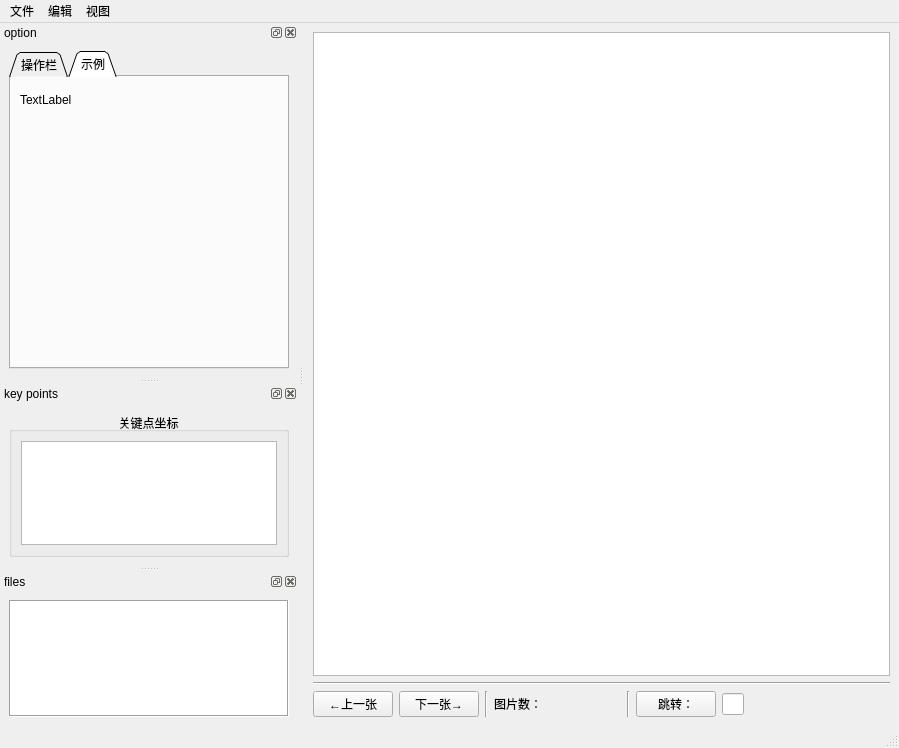
<?xml version="1.0" encoding="UTF-8"?>
<ui version="4.0">
 <class>MainWindow</class>
 <widget class="QMainWindow" name="MainWindow">
  <property name="geometry">
   <rect>
    <x>0</x>
    <y>0</y>
    <width>899</width>
    <height>748</height>
   </rect>
  </property>
  <property name="windowTitle">
   <string>LabelKPs</string>
  </property>
  <widget class="QWidget" name="centralwidget">
   <layout class="QHBoxLayout" name="horizontalLayout">
    <item>
     <layout class="QVBoxLayout" name="verticalLayout_8">
      <item>
       <widget class="QGraphicsView" name="graphicsView">
        <property name="cursor" stdset="0">
         <cursorShape>CrossCursor</cursorShape>
        </property>
        <property name="acceptDrops">
         <bool>true</bool>
        </property>
        <property name="frameShape">
         <enum>QFrame::StyledPanel</enum>
        </property>
        <property name="frameShadow">
         <enum>QFrame::Sunken</enum>
        </property>
       </widget>
      </item>
      <item>
       <layout class="QVBoxLayout" name="verticalLayout_5">
        <item>
         <widget class="Line" name="line">
          <property name="orientation">
           <enum>Qt::Horizontal</enum>
          </property>
         </widget>
        </item>
        <item>
         <layout class="QHBoxLayout" name="horizontalLayout_3" stretch="1,1,0,2,0,4">
          <item>
           <widget class="QPushButton" name="preButton">
            <property name="text">
             <string>←上一张</string>
            </property>
           </widget>
          </item>
          <item>
           <widget class="QPushButton" name="nextButton">
            <property name="text">
             <string>下一张→</string>
            </property>
           </widget>
          </item>
          <item>
           <widget class="Line" name="line_2">
            <property name="orientation">
             <enum>Qt::Vertical</enum>
            </property>
           </widget>
          </item>
          <item>
           <widget class="QLabel" name="number_label">
            <property name="text">
             <string>图片数：     </string>
            </property>
           </widget>
          </item>
          <item>
           <widget class="Line" name="line_3">
            <property name="orientation">
             <enum>Qt::Vertical</enum>
            </property>
           </widget>
          </item>
          <item>
           <layout class="QHBoxLayout" name="horizontalLayout_2" stretch="1,1,10">
            <item>
             <widget class="QPushButton" name="goButton">
              <property name="text">
               <string>跳转：</string>
              </property>
             </widget>
            </item>
            <item>
             <widget class="QLineEdit" name="lineEdit">
              <property name="text">
               <string/>
              </property>
             </widget>
            </item>
            <item>
             <spacer name="horizontalSpacer">
              <property name="orientation">
               <enum>Qt::Horizontal</enum>
              </property>
              <property name="sizeHint" stdset="0">
               <size>
                <width>40</width>
                <height>20</height>
               </size>
              </property>
             </spacer>
            </item>
           </layout>
          </item>
         </layout>
        </item>
       </layout>
      </item>
     </layout>
    </item>
   </layout>
  </widget>
  <widget class="QMenuBar" name="menubar">
   <property name="geometry">
    <rect>
     <x>0</x>
     <y>0</y>
     <width>899</width>
     <height>26</height>
    </rect>
   </property>
   <widget class="QMenu" name="menu">
    <property name="title">
     <string>文件</string>
    </property>
    <addaction name="action_loadDir"/>
    <addaction name="separator"/>
    <addaction name="action_labelfile"/>
   </widget>
   <widget class="QMenu" name="menu_2">
    <property name="title">
     <string>编辑</string>
    </property>
    <addaction name="action_drawpoint"/>
    <addaction name="action_drawbox"/>
    <addaction name="separator"/>
    <addaction name="action_pre"/>
    <addaction name="action_next"/>
    <addaction name="action_go"/>
    <addaction name="separator"/>
   </widget>
   <widget class="QMenu" name="menu_3">
    <property name="title">
     <string>视图</string>
    </property>
    <addaction name="actionoption"/>
    <addaction name="actionkey_points"/>
    <addaction name="actionfiles"/>
   </widget>
   <addaction name="menu"/>
   <addaction name="menu_2"/>
   <addaction name="menu_3"/>
  </widget>
  <widget class="QStatusBar" name="statusbar">
   <property name="autoFillBackground">
    <bool>false</bool>
   </property>
  </widget>
  <widget class="QDockWidget" name="dockWidget_1">
   <property name="windowTitle">
    <string>option</string>
   </property>
   <attribute name="dockWidgetArea">
    <number>1</number>
   </attribute>
   <widget class="QWidget" name="dockWidgetContents">
    <layout class="QVBoxLayout" name="verticalLayout_2">
     <item>
      <widget class="QTabWidget" name="tabWidget">
       <property name="layoutDirection">
        <enum>Qt::LeftToRight</enum>
       </property>
       <property name="tabPosition">
        <enum>QTabWidget::North</enum>
       </property>
       <property name="tabShape">
        <enum>QTabWidget::Triangular</enum>
       </property>
       <property name="currentIndex">
        <number>1</number>
       </property>
       <property name="elideMode">
        <enum>Qt::ElideNone</enum>
       </property>
       <property name="documentMode">
        <bool>false</bool>
       </property>
       <property name="tabsClosable">
        <bool>false</bool>
       </property>
       <property name="movable">
        <bool>true</bool>
       </property>
       <property name="tabBarAutoHide">
        <bool>false</bool>
       </property>
       <widget class="QWidget" name="tab_1">
        <attribute name="title">
         <string>操作栏</string>
        </attribute>
        <layout class="QVBoxLayout" name="verticalLayout_9">
         <item>
          <widget class="QGroupBox" name="GBload_save">
           <property name="title">
            <string>加载和保存</string>
           </property>
           <property name="alignment">
            <set>Qt::AlignCenter</set>
           </property>
           <layout class="QVBoxLayout" name="verticalLayout_4">
            <item>
             <widget class="QPushButton" name="loadButton">
              <property name="text">
               <string>图片加载目录</string>
              </property>
              <property name="checkable">
               <bool>false</bool>
              </property>
              <property name="autoDefault">
               <bool>false</bool>
              </property>
              <property name="default">
               <bool>false</bool>
              </property>
              <property name="flat">
               <bool>false</bool>
              </property>
             </widget>
            </item>
            <item>
             <widget class="QPushButton" name="saveButton">
              <property name="text">
               <string>标注保存目录</string>
              </property>
             </widget>
            </item>
           </layout>
          </widget>
         </item>
         <item>
          <widget class="QGroupBox" name="groupBox_type">
           <property name="title">
            <string>操作类型</string>
           </property>
           <property name="alignment">
            <set>Qt::AlignCenter</set>
           </property>
           <property name="flat">
            <bool>false</bool>
           </property>
           <property name="checkable">
            <bool>false</bool>
           </property>
           <layout class="QHBoxLayout" name="horizontalLayout_4">
            <property name="sizeConstraint">
             <enum>QLayout::SetMinimumSize</enum>
            </property>
            <item>
             <widget class="QRadioButton" name="radioButton_BBox">
              <property name="text">
               <string>边界框</string>
              </property>
              <property name="autoRepeat">
               <bool>false</bool>
              </property>
             </widget>
            </item>
            <item>
             <widget class="QRadioButton" name="radioButton_KPs">
              <property name="text">
               <string>关键点</string>
              </property>
              <property name="checked">
               <bool>true</bool>
              </property>
             </widget>
            </item>
           </layout>
          </widget>
         </item>
        </layout>
       </widget>
       <widget class="QWidget" name="tab_2">
        <attribute name="title">
         <string>示例</string>
        </attribute>
        <layout class="QVBoxLayout" name="verticalLayout" stretch="1,2,5,3">
         <item>
          <spacer name="verticalSpacer_2">
           <property name="orientation">
            <enum>Qt::Vertical</enum>
           </property>
           <property name="sizeHint" stdset="0">
            <size>
             <width>20</width>
             <height>48</height>
            </size>
           </property>
          </spacer>
         </item>
         <item>
          <widget class="QLabel" name="label_caption">
           <property name="frameShape">
            <enum>QFrame::NoFrame</enum>
           </property>
           <property name="text">
            <string>TextLabel</string>
           </property>
           <property name="scaledContents">
            <bool>true</bool>
           </property>
          </widget>
         </item>
         <item>
          <widget class="QLabel" name="label_picture">
           <property name="minimumSize">
            <size>
             <width>224</width>
             <height>224</height>
            </size>
           </property>
           <property name="text">
            <string/>
           </property>
           <property name="pixmap">
            <pixmap>C:/Users/WISE &amp; BRAVE/Desktop/Example_n.png</pixmap>
           </property>
           <property name="scaledContents">
            <bool>true</bool>
           </property>
           <property name="alignment">
            <set>Qt::AlignLeading|Qt::AlignLeft|Qt::AlignVCenter</set>
           </property>
           <property name="wordWrap">
            <bool>false</bool>
           </property>
          </widget>
         </item>
         <item>
          <spacer name="verticalSpacer">
           <property name="orientation">
            <enum>Qt::Vertical</enum>
           </property>
           <property name="sizeHint" stdset="0">
            <size>
             <width>20</width>
             <height>151</height>
            </size>
           </property>
          </spacer>
         </item>
        </layout>
       </widget>
      </widget>
     </item>
    </layout>
   </widget>
  </widget>
  <widget class="QDockWidget" name="dockWidget_2">
   <property name="windowTitle">
    <string>key points</string>
   </property>
   <attribute name="dockWidgetArea">
    <number>1</number>
   </attribute>
   <widget class="QWidget" name="dockWidgetContents_2">
    <layout class="QVBoxLayout" name="verticalLayout_3">
     <item>
      <widget class="QGroupBox" name="GBkps">
       <property name="title">
        <string>关键点坐标</string>
       </property>
       <property name="alignment">
        <set>Qt::AlignCenter</set>
       </property>
       <layout class="QVBoxLayout" name="verticalLayout_6">
        <item>
         <widget class="QListWidget" name="listWidget_points"/>
        </item>
       </layout>
      </widget>
     </item>
    </layout>
   </widget>
  </widget>
  <widget class="QDockWidget" name="dockWidget_3">
   <property name="accessibleName">
    <string/>
   </property>
   <property name="windowTitle">
    <string>files</string>
   </property>
   <attribute name="dockWidgetArea">
    <number>1</number>
   </attribute>
   <widget class="QWidget" name="dockWidgetContents_3">
    <layout class="QVBoxLayout" name="verticalLayout_10">
     <item>
      <widget class="QListWidget" name="listWidget_files">
       <property name="frameShape">
        <enum>QFrame::Box</enum>
       </property>
       <property name="uniformItemSizes">
        <bool>false</bool>
       </property>
       <property name="selectionRectVisible">
        <bool>false</bool>
       </property>
      </widget>
     </item>
    </layout>
   </widget>
  </widget>
  <action name="action_loadDir">
   <property name="text">
    <string>图片加载目录</string>
   </property>
   <property name="shortcut">
    <string>Ctrl+O</string>
   </property>
  </action>
  <action name="action_labelfile">
   <property name="text">
    <string>选择标注文件</string>
   </property>
   <property name="shortcut">
    <string>Ctrl+S</string>
   </property>
  </action>
  <action name="action_drawpoint">
   <property name="checkable">
    <bool>true</bool>
   </property>
   <property name="checked">
    <bool>true</bool>
   </property>
   <property name="text">
    <string>关键点</string>
   </property>
   <property name="shortcut">
    <string>X</string>
   </property>
   <property name="priority">
    <enum>QAction::NormalPriority</enum>
   </property>
  </action>
  <action name="action_drawbox">
   <property name="checkable">
    <bool>true</bool>
   </property>
   <property name="text">
    <string>边界框</string>
   </property>
   <property name="shortcut">
    <string>B</string>
   </property>
  </action>
  <action name="action_next">
   <property name="text">
    <string>下一张图片</string>
   </property>
   <property name="shortcut">
    <string>D</string>
   </property>
  </action>
  <action name="action_pre">
   <property name="text">
    <string>上一张图片</string>
   </property>
   <property name="shortcut">
    <string>A</string>
   </property>
  </action>
  <action name="action_go">
   <property name="text">
    <string>跳转</string>
   </property>
   <property name="shortcut">
    <string>Enter</string>
   </property>
  </action>
  <action name="actionoption">
   <property name="checkable">
    <bool>true</bool>
   </property>
   <property name="checked">
    <bool>true</bool>
   </property>
   <property name="text">
    <string>option</string>
   </property>
   <property name="shortcut">
    <string>Ctrl+1</string>
   </property>
   <property name="shortcutContext">
    <enum>Qt::WindowShortcut</enum>
   </property>
  </action>
  <action name="actionkey_points">
   <property name="checkable">
    <bool>true</bool>
   </property>
   <property name="checked">
    <bool>true</bool>
   </property>
   <property name="text">
    <string>key points</string>
   </property>
   <property name="shortcut">
    <string>Ctrl+2</string>
   </property>
  </action>
  <action name="actionfiles">
   <property name="checkable">
    <bool>true</bool>
   </property>
   <property name="checked">
    <bool>true</bool>
   </property>
   <property name="text">
    <string>files</string>
   </property>
   <property name="shortcut">
    <string>Ctrl+3</string>
   </property>
  </action>
 </widget>
 <resources/>
 <connections>
  <connection>
   <sender>actionfiles</sender>
   <signal>toggled(bool)</signal>
   <receiver>dockWidget_3</receiver>
   <slot>setVisible(bool)</slot>
   <hints>
    <hint type="sourcelabel">
     <x>-1</x>
     <y>-1</y>
    </hint>
    <hint type="destinationlabel">
     <x>142</x>
     <y>654</y>
    </hint>
   </hints>
  </connection>
  <connection>
   <sender>actionkey_points</sender>
   <signal>toggled(bool)</signal>
   <receiver>dockWidget_2</receiver>
   <slot>setVisible(bool)</slot>
   <hints>
    <hint type="sourcelabel">
     <x>-1</x>
     <y>-1</y>
    </hint>
    <hint type="destinationlabel">
     <x>142</x>
     <y>482</y>
    </hint>
   </hints>
  </connection>
  <connection>
   <sender>actionoption</sender>
   <signal>toggled(bool)</signal>
   <receiver>dockWidget_1</receiver>
   <slot>setVisible(bool)</slot>
   <hints>
    <hint type="sourcelabel">
     <x>-1</x>
     <y>-1</y>
    </hint>
    <hint type="destinationlabel">
     <x>142</x>
     <y>201</y>
    </hint>
   </hints>
  </connection>
  <connection>
   <sender>dockWidget_1</sender>
   <signal>visibilityChanged(bool)</signal>
   <receiver>actionoption</receiver>
   <slot>setChecked(bool)</slot>
   <hints>
    <hint type="sourcelabel">
     <x>142</x>
     <y>201</y>
    </hint>
    <hint type="destinationlabel">
     <x>-1</x>
     <y>-1</y>
    </hint>
   </hints>
  </connection>
  <connection>
   <sender>dockWidget_2</sender>
   <signal>visibilityChanged(bool)</signal>
   <receiver>actionkey_points</receiver>
   <slot>setChecked(bool)</slot>
   <hints>
    <hint type="sourcelabel">
     <x>142</x>
     <y>482</y>
    </hint>
    <hint type="destinationlabel">
     <x>-1</x>
     <y>-1</y>
    </hint>
   </hints>
  </connection>
  <connection>
   <sender>dockWidget_3</sender>
   <signal>visibilityChanged(bool)</signal>
   <receiver>actionfiles</receiver>
   <slot>setChecked(bool)</slot>
   <hints>
    <hint type="sourcelabel">
     <x>142</x>
     <y>654</y>
    </hint>
    <hint type="destinationlabel">
     <x>-1</x>
     <y>-1</y>
    </hint>
   </hints>
  </connection>
  <connection>
   <sender>action_next</sender>
   <signal>triggered()</signal>
   <receiver>nextButton</receiver>
   <slot>click()</slot>
   <hints>
    <hint type="sourcelabel">
     <x>-1</x>
     <y>-1</y>
    </hint>
    <hint type="destinationlabel">
     <x>450</x>
     <y>693</y>
    </hint>
   </hints>
  </connection>
  <connection>
   <sender>action_go</sender>
   <signal>triggered()</signal>
   <receiver>goButton</receiver>
   <slot>click()</slot>
   <hints>
    <hint type="sourcelabel">
     <x>-1</x>
     <y>-1</y>
    </hint>
    <hint type="destinationlabel">
     <x>696</x>
     <y>693</y>
    </hint>
   </hints>
  </connection>
  <connection>
   <sender>action_pre</sender>
   <signal>triggered()</signal>
   <receiver>preButton</receiver>
   <slot>click()</slot>
   <hints>
    <hint type="sourcelabel">
     <x>-1</x>
     <y>-1</y>
    </hint>
    <hint type="destinationlabel">
     <x>350</x>
     <y>693</y>
    </hint>
   </hints>
  </connection>
  <connection>
   <sender>action_labelfile</sender>
   <signal>triggered()</signal>
   <receiver>saveButton</receiver>
   <slot>click()</slot>
   <hints>
    <hint type="sourcelabel">
     <x>-1</x>
     <y>-1</y>
    </hint>
    <hint type="destinationlabel">
     <x>141</x>
     <y>182</y>
    </hint>
   </hints>
  </connection>
  <connection>
   <sender>action_loadDir</sender>
   <signal>triggered()</signal>
   <receiver>loadButton</receiver>
   <slot>click()</slot>
   <hints>
    <hint type="sourcelabel">
     <x>-1</x>
     <y>-1</y>
    </hint>
    <hint type="destinationlabel">
     <x>141</x>
     <y>139</y>
    </hint>
   </hints>
  </connection>
 </connections>
</ui>
